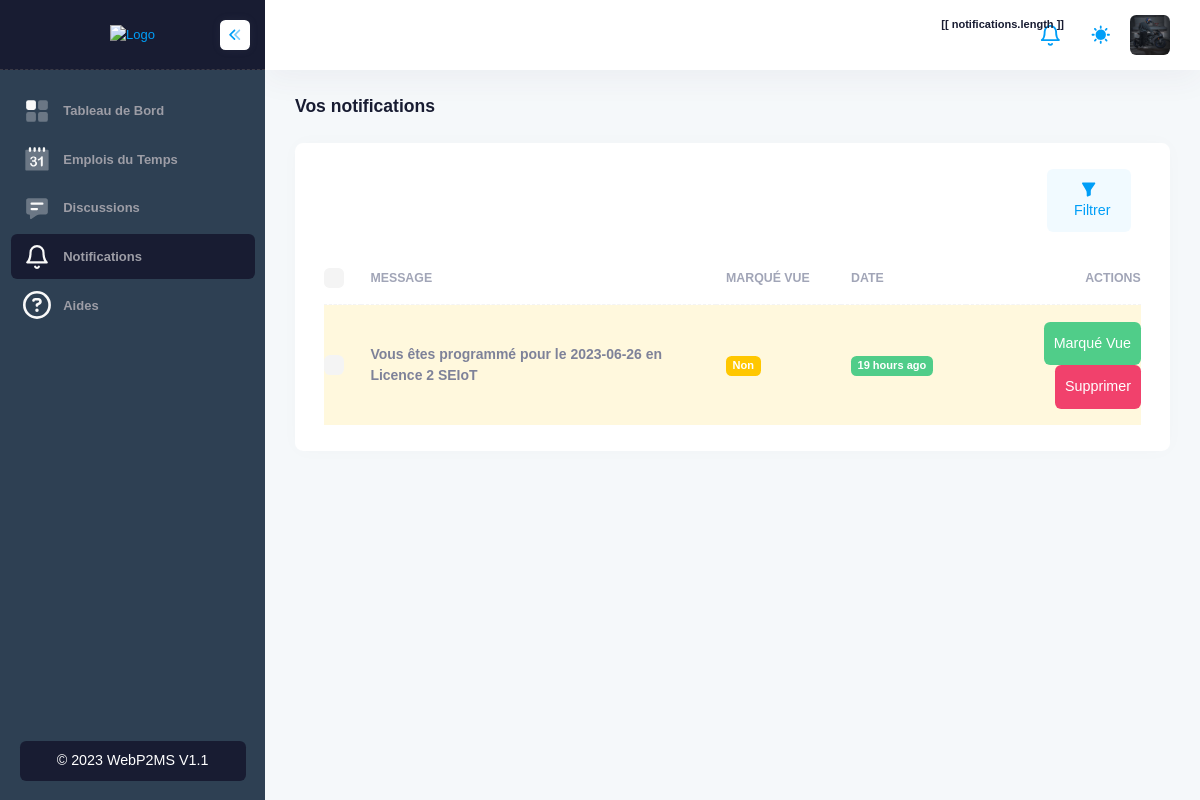
Screenshot of /vous/vos-notifications (signed in) with the database file from the repository.
### Auth/models.py (models this page shows, shortened)
class MyUser(AbstractBaseUser, PermissionsMixin):
    email = models.EmailField(unique=True)
    first_name = models.CharField(max_length=50, null=True, blank=True)
    last_name = models.CharField(max_length=50, null=True, blank=True)
    phone_num = models.CharField(max_length=50, null=True, blank=True)
    avatar = models.ImageField(upload_to='avatars/', null=True, blank=True)
    is_online = models.BooleanField(default=False)
    is_staff = models.BooleanField(default=False)
    is_teacher = models.BooleanField(default=False)
    is_active = models.BooleanField(default=True)
    is_two_factor = models.BooleanField(default=False)
    two_factor_code = models.CharField(max_length=255, null=True, blank=True)
    created_by = models.ForeignKey('self', on_delete=models.CASCADE, null=True)
    level = models.ForeignKey(Level, on_delete=models.CASCADE, null=True, blank=True)
    reset_token = models.CharField(max_length=255, null=True, blank=True)
    reset_token_expiration = models.DateTimeField(null=True, blank=True)
    USERNAME_FIELD = 'email'
    objects = MyUserManager()

### App/models.py (models this page shows, shortened)
class Notification(models.Model):
    user = models.ForeignKey(
        MyUser, on_delete=models.CASCADE, related_name='notifications')
    message = models.CharField(max_length=255)
    category = models.CharField(max_length=50, default="shedule")
    is_opened = models.BooleanField(default=False, blank=True)
    created_at = models.DateTimeField(auto_now_add=True)
    class Meta:
        ordering = ['-created_at']

### App/views.py (the view)
# urls.py: path('vous/vos-notifications', views.notifications, name='notifications'),
@login_required
def notifications(request):
    context = {
        'notifications': request.user.notifications.all()
    }
    return render(request, 'app/notifications.html', context)

### template/app/notifications.html (shortened to what this page needs)
{% extends 'base/base.html' %}
{% load humanize %}
{% block 'main' %}
<div class="d-flex flex-column flex-column-fluid">
    <div id="kt_app_toolbar" class="app-toolbar py-4 py-lg-8">
        <div id="kt_app_toolbar_container" class="app-container container-xxl d-flex flex-stack">
            <div class="page-title d-flex flex-column justify-content-center flex-wrap me-3">
                <h1 class="page-heading d-flex text-dark fw-bold fs-3 flex-column justify-content-center my-0">
                    Vos notifications
                </h1>
            </div>
        </div>
    </div>
    <div id="kt_app_content" class="app-content flex-column-fluid">
        <div id="kt_app_content_container" class="app-container container-xxl">
            <div class="card">
                <div class="card-header border-0 pt-6">
                    <div class="card-toolbar">
                        <div class="d-flex justify-content-end" data-kt-user-table-toolbar="base">
                            <button type="button" class="btn btn-light-primary me-3" data-kt-menu-trigger="click"
                                data-kt-menu-placement="bottom-end">
                                <span class="svg-icon svg-icon-2">
                                </span>
                                Filtrer
                            </button>
                        </div>
                    </div>
                </div>
                <div class="card-body py-4">
                    <table class="table align-middle table-row-dashed fs-6 gy-5" id="kt_table_users" data-desc="notifications">
                        <thead>
                            <tr class="text-start text-muted fw-bold fs-7 text-uppercase gs-0">
                                <th class="w-10px pe-2">
                                    <div class="form-check form-check-sm form-check-custom form-check-solid me-3">
                                        <input class="form-check-input form-check-action" type="checkbox" data-kt-check="true"
                                            data-kt-check-target="#kt_table_users .form-check-action" value="1" />
                                    </div>
                                </th>
                                <th class="min-w-125px">Message</th>
                                <th class="min-w-125px">Marqué Vue</th>
                                <th class="min-w-125px">Date</th>
                                <th class="text-end min-w-100px">Actions</th>
                            </tr>
                        </thead>
                        <tbody class="text-gray-600 fw-semibold">
                            {% for n in notifications %}
                            <tr class="{% if not n.is_opened %} bg-light-warning {% endif %}" data-user-id="{{ n.id }}"
                                data-route="{% url 'ajax.user.delete' %}" data-model="notifications"
                                data-name="{{ n.message }}">
                                <td>
                                    <div class="form-check form-check-sm form-check-custom form-check-solid">
                                        <input class="form-check-input form-check-action" type="checkbox" value="1" />
                                    </div>
                                </td>
                                <td class="align-items-center">
                                    <div class="fw-bold">
                                        {{ n.message }}
                                    </div>
                                </td>
                                <td class="align-items-center">
                                    <div class="badge badge-warning fw-bold">
                                        {% if n.is_opened %} Oui {% else %} Non {% endif %}
                                    </div>
                                </td>
                                <td class="align-items-center">
                                    <div class="badge badge-success fw-bold">
                                        {{ n.created_at|naturaltime }}
                                    </div>
                                </td>
                                <td class="text-end">
                                    <a href="{% url 'notifications.mark' n.id %}" class="btn btn-success px-3">Marqué
                                        Vue</a>
                                    <a href="#" class="btn btn-danger px-3"
                                        data-kt-users-table-filter="delete_row">Supprimer</a>
                                </td>
                            </tr>
                            {% endfor %}
                        </tbody>
                    </table>
                </div>
            </div>
        </div>
    </div>
</div>
{% endblock %}

### template/partials/header.html (shortened to what this page needs)
<div id="kt_app_header" class="app-header">
    <div class="app-container container-fluid d-flex align-items-stretch justify-content-between"
        id="kt_app_header_container">
        <div class="d-flex align-items-stretch justify-content-between flex-lg-grow-1" id="kt_app_header_wrapper">
            <div class="app-navbar flex-shrink-0">
                <div class="app-navbar-item ms-1 ms-md-3" id="notificationsPanel">
                    <div class="btn position-relative btn-icon btn-custom btn-icon-muted btn-active-light btn-active-color-primary w-30px h-30px w-md-40px h-md-40px"
                        data-kt-menu-trigger="{default: 'click', lg: 'hover'}" data-kt-menu-attach="parent"
                        data-kt-menu-placement="bottom">
                        <span class="svg-icon svg-icon-2 svg-icon-md-1">
                        </span>
                        <span class="badge position-absolute top-0 end-0"
                            :class="notifications.length ? 'badge-warning': 'badge-success'"> [[ notifications.length ]]
                        </span>
                    </div>
                </div>
                <div class="app-navbar-item ms-1 ms-md-3">
                    <a href="#"
                        class="btn btn-icon btn-custom btn-icon-muted btn-active-light btn-active-color-primary w-30px h-30px w-md-40px h-md-40px"
                        data-kt-menu-trigger="{default:'click', lg: 'hover'}" data-kt-menu-attach="parent"
                        data-kt-menu-placement="bottom-end">
                        <span class="svg-icon theme-light-show svg-icon-2">
                        </span>
                    </a>
                </div>
                <div class="app-navbar-item ms-1 ms-md-3" id="kt_header_user_menu_toggle">
                    <div class="cursor-pointer symbol symbol-30px symbol-md-40px"
                        data-kt-menu-trigger="{default: 'click', lg: 'click'}" data-kt-menu-attach="parent"
                        data-kt-menu-placement="bottom-end">
                        <img src="{% if user.avatar %}{{ MEDIA_URL|add:user.avatar.url }}{% else %}/static/media/avatars/blank.png{% endif %}"
                            alt="{{ user.first_name|add:' '|add:user.last_name}}" />
                    </div>
                </div>
            </div>
        </div>
    </div>
</div>

### static/css/master.css (style rules this page uses)
:root { --app-primary-color: #2e4053; --jma-primary-color: #2e4053; --custom-dark: #181C32; }
*:not(.fa, .fas, .fad) { font-family: 'Montserrat', sans-serif !important; }
html, body { overflow-x: hidden !important; }

### rows the page displays
Notification: message "Vous êtes programmé pour le 2023-06-26 en Licence 2 SEIoT", is_opened "Non", created_at "19 hours ago"
